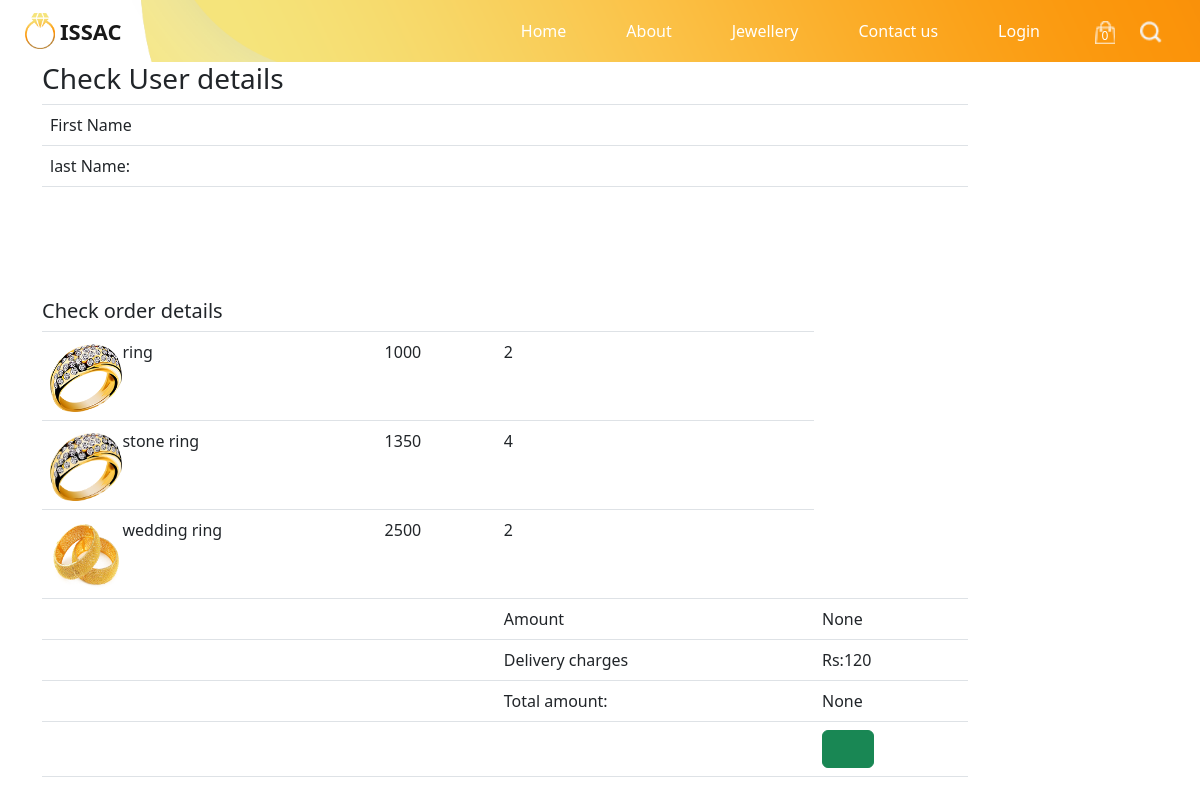
Page /checkout/ (signed in) on the committed database.
### app/models.py (models this page shows)
class Cart(models.Model):
        quantity  = models.PositiveIntegerField(default=1)
        user=models.ForeignKey(User,on_delete=models.CASCADE,blank=True,null=True)
        items = models.ForeignKey(items,on_delete=models.CASCADE,blank=True,null=True)

class items(models.Model):
    name = models.CharField(max_length=15)
    price = models.IntegerField()
    desc = models.CharField(max_length=150)
    image = models.ImageField(upload_to='static/new',null=True,blank=True)
    type = models.CharField(choices=ITEM_CHOICES,max_length=20)

### app/views.py (the view)
# urls.py: path('checkout/',views.checkout,name='checkout'),
def checkout(request):
    totalamount = request.GET.get('totalamount')
    amount = request.GET.get('amount')
    item = Cart.objects.filter(user=request.user)
    nice = request.user
    user = information.objects.filter(username=request.user)
    return render(request,'checkout.html',{"user":user,"page":nice,"totalamount":totalamount,"amount":amount,"item":item})

### templates/checkout.html (shortened to what this page needs)
<!DOCTYPE html>
<html lang="en">
<head>
  {% load static %}
  <link rel="stylesheet" type="text/css"
    href="https://cdnjs.cloudflare.com/ajax/libs/OwlCarousel2/2.1.3/assets/owl.carousel.min.css" />
  <link rel="stylesheet" href="https://cdn.jsdelivr.net/npm/bootstrap-icons@1.9.1/font/bootstrap-icons.css">
  <link href="https://cdn.jsdelivr.net/npm/bootstrap@5.2.1/dist/css/bootstrap.min.css" rel="stylesheet"
>
  <link rel="stylesheet" type="text/css" href="{% static 'css/bootstrap.css'%}" />
  <link href="{% static 'css/style.css'%}" rel="stylesheet" />
  <link href="{% static 'css/responsive.css'%}" rel="stylesheet" />
  <link rel="stylesheet" href="https://cdn.jsdelivr.net/npm/bootstrap-icons@1.9.1/font/bootstrap-icons.css">
  <link href="https://cdn.jsdelivr.net/npm/bootstrap@5.2.1/dist/css/bootstrap.min.css" rel="stylesheet"
>
</head>
<body class="sub_page">
  <div class="hero_area">
    <header class="header_section">
      <div class="container-fluid">
        <nav class="navbar navbar-expand-lg custom_nav-container ">
          <a class="navbar-brand" href="index.html">
            <img src="{% static 'images/logo.png'%}" alt="">
            <span>
              ISSAC
            </span>
          </a>
          <div class="collapse navbar-collapse" id="navbarSupportedContent">
            <div class="d-flex ml-auto flex-column flex-lg-row align-items-center">
              <ul class="navbar-nav  ">
                <li class="nav-item active">
                  <a class="nav-link" href="{% url 'index' %}">Home <span class="sr-only">(current)</span></a>
                </li>
                <li class="nav-item">
                  <a class="nav-link" href="{% url 'about' %}"> About</a>
                </li>
                <li class="nav-item">
                  <a class="nav-link" href="{% url 'jewellery' %}">Jewellery </a>
                </li>
                <li class="nav-item">
                  <a class="nav-link" href="{% url 'contact' %}">Contact us</a>
                </li>
                <li class="nav-item">
                  <a class="nav-link" href="{% url 'login' %}">Login</a>
                </li>
              </ul>
            </div>
          </div>
          <div class="quote_btn-container ">
            <a href="">
              <img src="{% static 'images/cart.png' %}" alt="">
              <div class="cart_number">
                0
              </div>
            </a>
            <form class="form-inline">
              <button class="btn  my-2 my-sm-0 nav_search-btn" type="submit"></button>
            </form>
          </div>
        </nav>
      </div>
    </header>
  </div>
  <div class="container">
    <div class="row">
      <div class="col-sm-12 col-md-10 col-md-offset-1">
        <h3>Check User details</h3>
 <table class="table table-hover">
          <tbody>
            <tr>
              <td>
                First Name
              </td>
              <td>
              </td>
            </tr>
            <tr>
              <td>
                last Name:
              </td>
              <td>
              </td>
            </tr>
          </tbody>
        </table>
        <br><br><br><br>
        <table class="table table-hover">
          <h5>Check order details</h5>
          <tbody>
            {% for i in item %}
            <tr>
              <td>
                <div class="boxer">
                  <img src="{{i.items.image.url}}" alt="" srcset="" class="thumbnail pull-left"
                    style="width: 72px; height: 72px;">
                </div>
              </td>
              <td>
                {{i.items.name}}
              </td>
              <td>
                {{i.items.price}}
              </td>
              <td>
                {{i.quantity}}
              </td>
            </tr>
            {% endfor %}
            <tr>
              <td>
              </td>
              <td>
              </td>
              <td>
              </td>
              <td>
                Amount
              </td>
              <td>
               {{amount}}
              </td>
            </tr>
            <tr>
              <td>
              </td>
              <td>
              </td>
              <td>
              </td>
              <td>
                Delivery charges
              </td>
              <td>
                Rs:120
              </td>
            </tr>
            <tr>
              <td>
              </td>
              <td>
              </td>
              <td>
              </td>
              <td>
                Total amount:
              </td>
              <td>
                {{totalamount}}
              </td>
            </tr>
            <tr>
              <td>
              </td>
              <td>
              </td>
              <td>
              </td>
              <td>
              </td>
              <td>
                <button type="button" class="btn btn-success">
                  <div id="paypal-button-container" class="btn btn-default"></div>
                </button>
              </td>
            </tr>
          </tbody>
 </table>
 <br>
 <br>
 <br>
 </div>
 </div>
 </div>
</body>
</html>

### static/css/style.css (style rules this page uses)
body { font-family: "Poppins", sans-serif; color: #0c0c0c; background-color: #ffffff; }
.hero_area { height: 100vh; position: relative; background-image: url(../images/hero-bg.png); background-size: cover; background-position: bottom right; background-repeat: no-repeat; }
.sub_page .hero_area { height: auto; background-position: top right; }
.header_section .container-fluid { padding-right: 25px; padding-left: 25px; }
.custom_nav-container.navbar-expand-lg .navbar-nav .nav-link { padding: 10px 30px; color: #ffffff; text-align: center; }
a, a:hover, a:focus { text-decoration: none; }
.btn, .btn:focus { outline: none !important; -webkit-box-shadow: none; box-shadow: none; }
.custom_nav-container .nav_search-btn { background-image: url(../images/search-icon.png); background-size: 22px; background-repeat: no-repeat; background-position-y: 7px; width: 35px; height: 35px; padding: 0; border: none; }
.navbar-brand { display: -webkit-box; display: -ms-flexbox; display: flex; -webkit-box-align: center; -ms-flex-align: center; align-items: center; }
.navbar-brand img { width: 30px; margin-right: 5px; }
.navbar-brand span { font-size: 22px; font-weight: 700; color: #191919; text-transform: uppercase; }
.custom_nav-container { z-index: 99999; padding: 5px 0; }
.quote_btn-container { display: -webkit-box; display: -ms-flexbox; display: flex; -webkit-box-align: center; -ms-flex-align: center; align-items: center; }
.quote_btn-container a { color: #000000; position: relative; }
.quote_btn-container a .cart_number { position: absolute; top: 68%; left: 50%; -webkit-transform: translate(-50%, -50%); transform: translate(-50%, -50%); color: #ffffff; font-size: 12px; }
.quote_btn-container a img { width: 20px; margin: 0 25px; }

### static/css/responsive.css (style rules this page uses)
.boxer { width: 1rem; height: auto; }
@media (min-width: 1200px) { .container { max-width: 1170px; } }

### rows in the picture
Cart: items.image (picture), items.name "ring", items.price "1000", quantity "2"
Cart: items.image (picture), items.name "stone ring", items.price "1350", quantity "4"
Cart: items.image (picture), items.name "wedding ring", items.price "2500", quantity "2"

### other values in the picture
{{ amount }} "None"
{{ totalamount }} "None"
